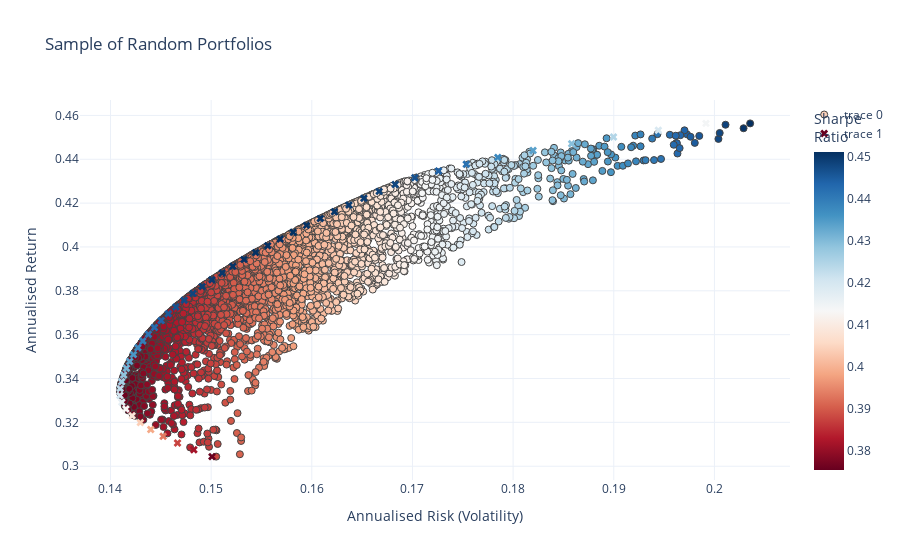

The code cell stored with this chart in its notebook:
### Code cell
fig = go.Figure()
fig.add_trace(go.Scatter(x=a[1], 
                         y=a[0], 
                      #- Add color scale for sharpe ratio   
                      marker=dict(color=(a[1]-risk_free_rate)/(a[1]**0.5), 
                                  showscale=True, 
                                  size=7,
                                  line=dict(width=1),
                                  colorscale="RdBu",
                                  colorbar=dict(title="Sharpe<br>Ratio")
                                 ), 
                      mode='markers'))
fig.add_trace(go.Scatter(
    x=target_stds, y=target_rs, marker=dict(symbol="x",color=((target_rs - 0.01)/target_stds), 
                                  showscale=False, 
                                  size=7,colorscale="RdBu"
                                  ),mode="markers"
)

)
#- Add title/labels
fig.update_layout(template='plotly_white',
                  xaxis=dict(title='Annualised Risk (Volatility)'),
                  yaxis=dict(title='Annualised Return'),
                  title='Sample of Random Portfolios',
                  coloraxis_colorbar=dict(title="Sharpe Ratio"))

### Figure 1 — Plotly figure (JSON) as saved in the notebook; plotly's stock layout.template omitted (floating-point values rounded to 4 significant figures; data arrays with more than 128 entries replaced by an {"elided": "..."} marker saying what was removed)
{"data": [{"marker": {"color": {"elided": "5000 float values"}, "colorbar": {"title": {"text": "Sharpe<br>Ratio"}}, "colorscale": [[0, "rgb(103,0,31)"], [0.1, "rgb(178,24,43)"], [0.2, "rgb(214,96,77)"], [0.3, "rgb(244,165,130)"], [0.4, "rgb(253,219,199)"], [0.5, "rgb(247,247,247)"], [0.6, "rgb(209,229,240)"], [0.7, "rgb(146,197,222)"], [0.8, "rgb(67,147,195)"], [0.9, "rgb(33,102,172)"], [1, "rgb(5,48,97)"]], "line": {"width": 1}, "showscale": true, "size": 7}, "mode": "markers", "type": "scatter", "x": {"elided": "5000 float values"}, "y": {"elided": "5000 float values"}}, {"marker": {"color": [1.961, 2.006, 2.049, 2.091, 2.13, 2.167, 2.202, 2.233, 2.262, 2.287, 2.308, 2.328, 2.347, 2.364, 2.381, 2.396, 2.41, 2.424, 2.436, 2.447, 2.458, 2.467, 2.475, 2.482, 2.489, 2.494, 2.499, 2.503, 2.506, 2.508, 2.509, 2.51, 2.509, 2.509, 2.507, 2.505, 2.503, 2.499, 2.496, 2.492, 2.487, 2.476, 2.461, 2.439, 2.414, 2.385, 2.352, 2.317, 2.28, 2.241], "colorscale": [[0, "rgb(103,0,31)"], [0.1, "rgb(178,24,43)"], [0.2, "rgb(214,96,77)"], [0.3, "rgb(244,165,130)"], [0.4, "rgb(253,219,199)"], [0.5, "rgb(247,247,247)"], [0.6, "rgb(209,229,240)"], [0.7, "rgb(146,197,222)"], [0.8, "rgb(67,147,195)"], [0.9, "rgb(33,102,172)"], [1, "rgb(5,48,97)"]], "showscale": false, "size": 7, "symbol": "x"}, "mode": "markers", "type": "scatter", "x": [0.1501, 0.1483, 0.1467, 0.1452, 0.144, 0.143, 0.1421, 0.1415, 0.1411, 0.1409, 0.141, 0.1411, 0.1413, 0.1416, 0.1419, 0.1423, 0.1427, 0.1432, 0.1438, 0.1444, 0.145, 0.1457, 0.1465, 0.1473, 0.1482, 0.1491, 0.1501, 0.1511, 0.1522, 0.1533, 0.1544, 0.1556, 0.1569, 0.1581, 0.1595, 0.1608, 0.1622, 0.1637, 0.1652, 0.1667, 0.1683, 0.1702, 0.1726, 0.1753, 0.1785, 0.182, 0.1858, 0.19, 0.1944, 0.1992], "y": [0.3044, 0.3075, 0.3106, 0.3137, 0.3168, 0.3199, 0.323, 0.3261, 0.3292, 0.3323, 0.3354, 0.3385, 0.3416, 0.3447, 0.3478, 0.3509, 0.354, 0.3571, 0.3602, 0.3633, 0.3664, 0.3695, 0.3726, 0.3757, 0.3788, 0.3819, 0.385, 0.3881, 0.3912, 0.3943, 0.3974, 0.4005, 0.4036, 0.4067, 0.4098, 0.4129, 0.416, 0.4191, 0.4222, 0.4253, 0.4284, 0.4316, 0.4347, 0.4378, 0.4409, 0.444, 0.4471, 0.4502, 0.4533, 0.4564]}], "layout": {"coloraxis": {"colorbar": {"title": {"text": "Sharpe Ratio"}}}, "title": {"text": "Sample of Random Portfolios"}, "xaxis": {"title": {"text": "Annualised Risk (Volatility)"}}, "yaxis": {"title": {"text": "Annualised Return"}}}}
